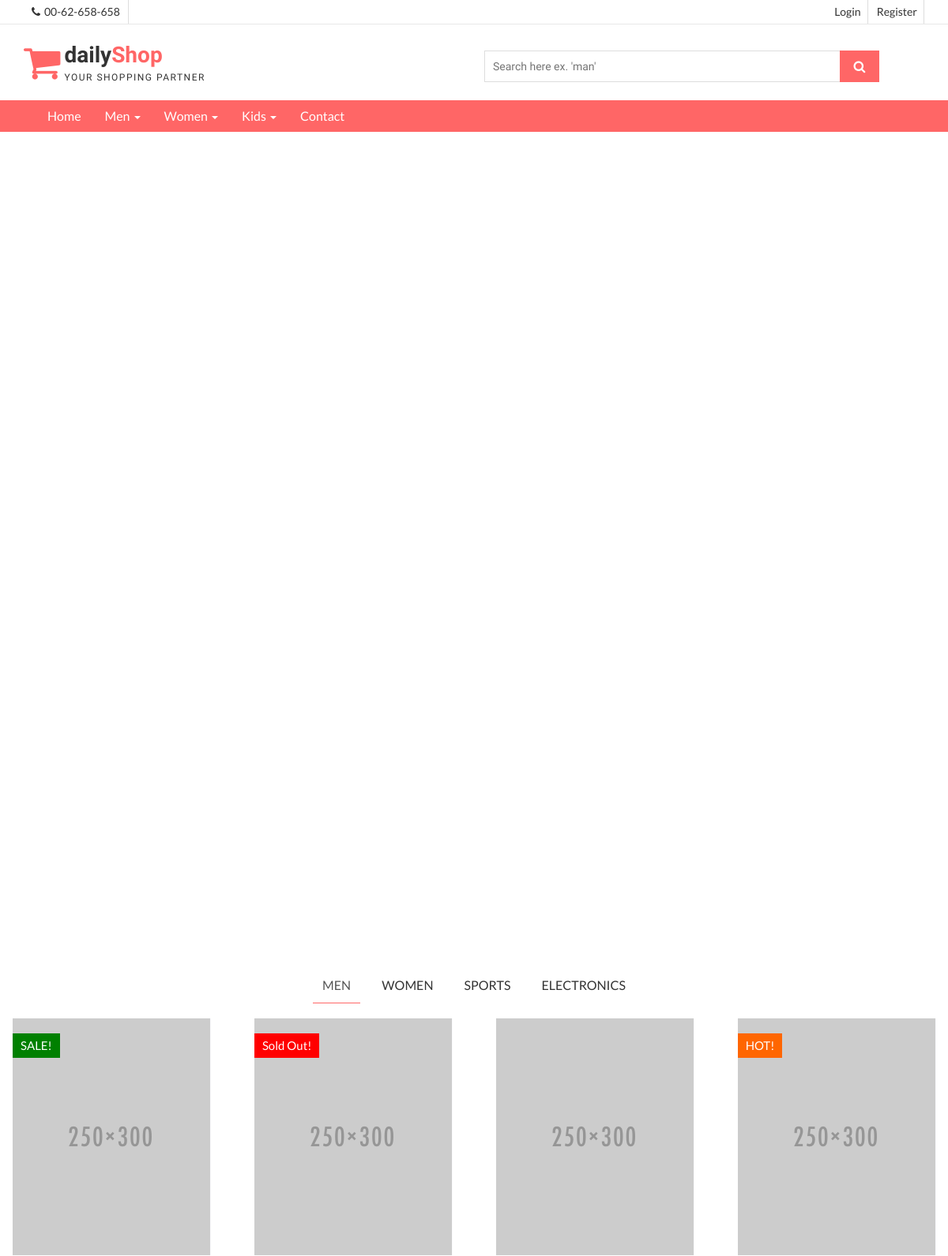
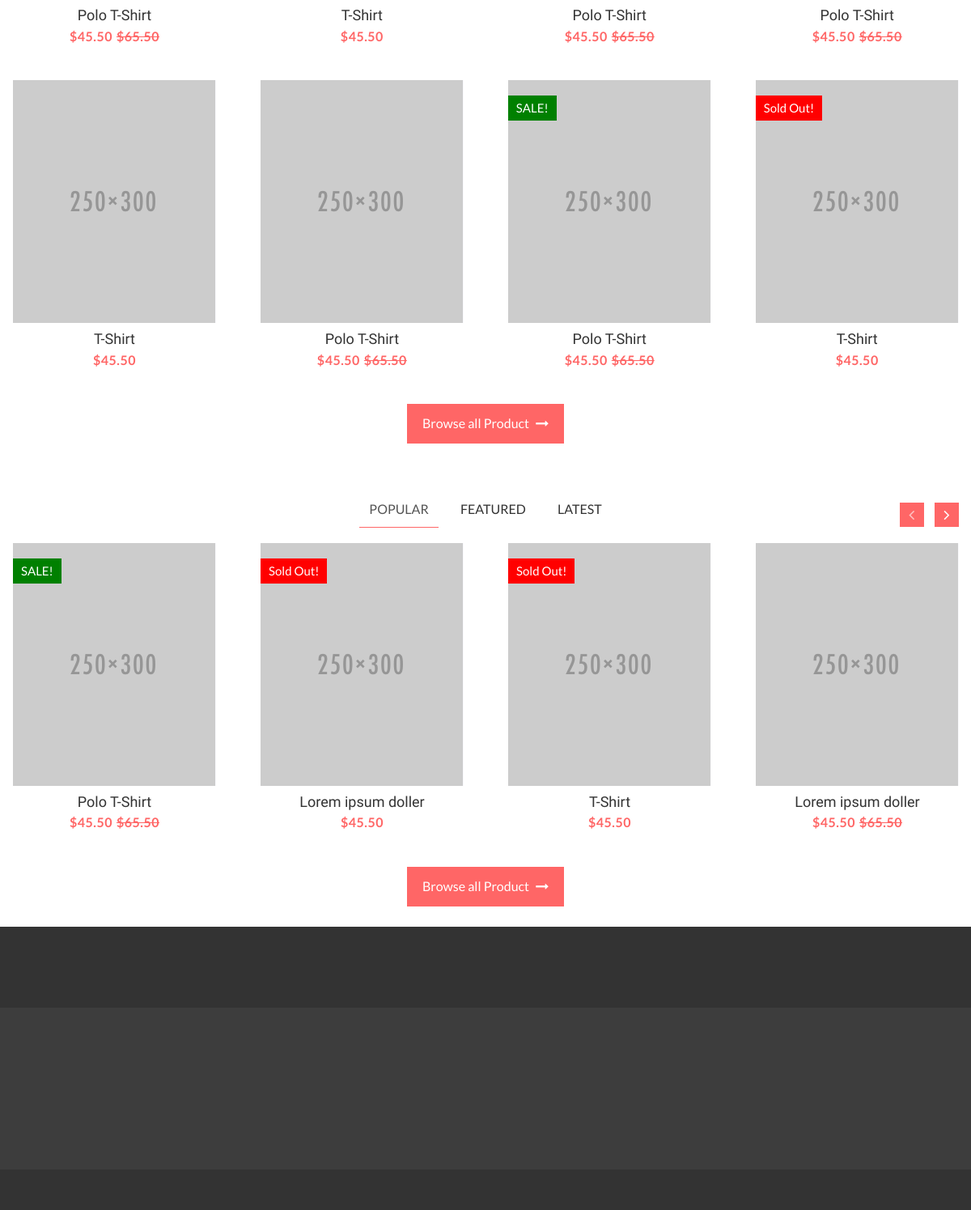
Before: / (upper part) with the older database file (2 pictures, top to bottom).
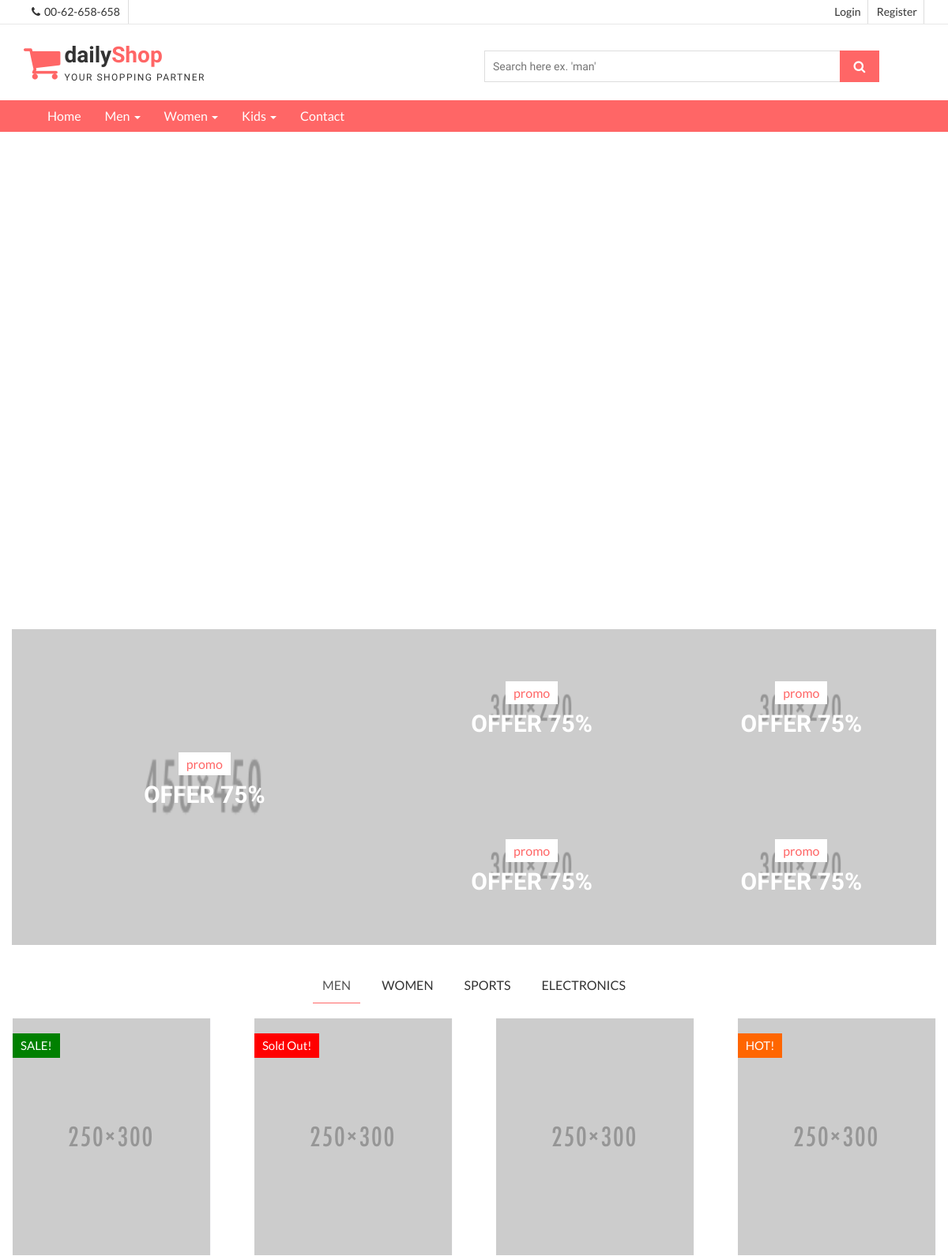
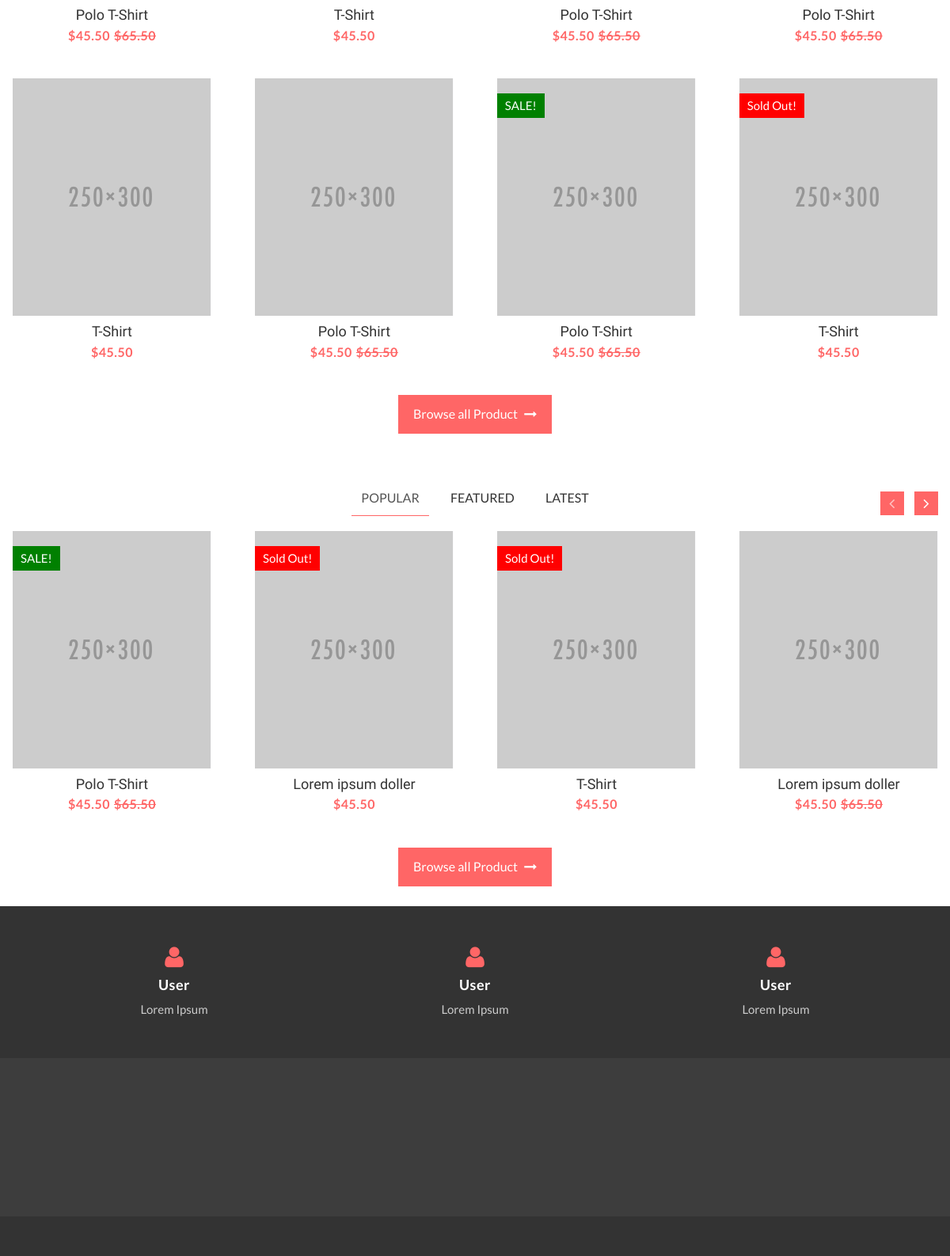
After: the same page with the newer database file (2 pictures, top to bottom).
### tables this page shows
CREATE TABLE `promo` (
  `promo_id` int(11) NOT NULL,
  `promo_img` text NOT NULL,
  `promo_tag` varchar(255) NOT NULL,
  `promo_title` varchar(255) NOT NULL,
  `promo_link` text NOT NULL,
  `promo_position` varchar(50) NOT NULL
);

CREATE TABLE `features` (
  `features_id` int(11) NOT NULL,
  `features_icon` varchar(50) NOT NULL,
  `features_title` varchar(50) NOT NULL,
  `features_description` text NOT NULL
);

### index.php (the view, shortened to what the rows shown need)
<?php
include "database/conn.php";
?>
<!DOCTYPE html>
<html lang="en">
  <head>
    <link href="css/font-awesome.css" rel="stylesheet">
    <link href="css/bootstrap.css" rel="stylesheet">
    <link href="css/jquery.smartmenus.bootstrap.css" rel="stylesheet">
    <link rel="stylesheet" type="text/css" href="css/jquery.simpleLens.css">
    <link rel="stylesheet" type="text/css" href="css/slick.css">
    <link rel="stylesheet" type="text/css" href="css/nouislider.css">
    <link id="switcher" href="css/theme-color/default-theme.css" rel="stylesheet">
    <link href="css/sequence-theme.modern-slide-in.css" rel="stylesheet" media="all">
    <link href="css/style.css" rel="stylesheet">
  </head>
  <body>
  <section id="aa-promo">
    <div class="container">
      <div class="row">
        <div class="col-md-12">
          <div class="aa-promo-area">
            <div class="row">
              <?php
$select_all_left_promos_query = "SELECT * FROM promo WHERE promo_position = 'left'";
$select_all_left_promos_result = mysqli_query($connection, $select_all_left_promos_query);
while($row = mysqli_fetch_assoc($select_all_left_promos_result)){
  $promo_img = $row['promo_img'];
  $promo_tag = $row['promo_tag'];
  $promo_title = $row['promo_title'];
  $promo_link = $row['promo_link'];
              ?>
              <div class="col-md-5 no-padding">
                <div class="aa-promo-left">
                  <div class="aa-promo-banner">
                    <img src="img/promo/<?php echo $promo_img; ?>" alt="<?php echo $promo_tag; ?>">
                    <div class="aa-prom-content">
                      <span><?php echo $promo_tag; ?></span>
                      <h4><a href="<?php echo $promo_link; ?>"><?php echo $promo_title; ?></a></h4>
                    </div>
                  </div>
                </div>
              </div>
              <?php
}
              ?>
              <div class="col-md-7 no-padding">
                <div class="aa-promo-right">
                  <?php
$select_all_right_promos_query = "SELECT * FROM promo WHERE promo_position = 'right'";
$select_all_right_promos_result = mysqli_query($connection, $select_all_right_promos_query);
while($row = mysqli_fetch_assoc($select_all_right_promos_result)){
  $promo_img = $row['promo_img'];
  $promo_tag = $row['promo_tag'];
  $promo_title = $row['promo_title'];
  $promo_link = $row['promo_link'];
                  ?>
                  <div class="aa-single-promo-right">
                    <div class="aa-promo-banner">
                      <img src="img/promo/<?php echo $promo_img; ?>" alt="<?php echo $promo_tag; ?>">
                      <div class="aa-prom-content">
                        <span><?php echo $promo_tag; ?></span>
                        <h4><a href="<?php echo $promo_link; ?>"><?php echo $promo_title; ?></a></h4>
                      </div>
                    </div>
                  </div>
<?php
}
?>
                </div>
              </div>
            </div>
          </div>
        </div>
      </div>
    </div>
  </section>
  <?php
include "includes/features.php";
  ?>
  </body>
</html>

### includes/features.php (shortened to what the rows shown need)
  <section id="aa-support">
    <div class="container">
      <div class="row">
        <div class="col-md-12">
          <div class="aa-support-area">
              <?php
$select_all_features_query = "SELECT * FROM features";
$select_all_features_result = mysqli_query($connection, $select_all_features_query);
while($row = mysqli_fetch_assoc($select_all_features_result)){
    $features_icon = $row['features_icon'];
    $features_title = $row['features_title'];
    $features_description = $row['features_description'];
              ?>
            <div class="col-md-4 col-sm-4 col-xs-12">
              <div class="aa-support-single">
                <span class="<?php echo $features_icon; ?>"></span>
                <h4><?php echo $features_title; ?></h4>
                <P><?php echo $features_description; ?></P>
              </div>
            </div>
<?php
}
?>
          </div>
        </div>
      </div>
    </div>
  </section>

Changed rows visible on the page:
added promo: promo_img+promo_tag (picture), promo_tag "promo", promo_title "OFFER 75%"
added promo: promo_img+promo_tag (picture), promo_tag "promo", promo_title "OFFER 75%"
added promo: promo_img+promo_tag (picture), promo_tag "promo", promo_title "OFFER 75%"
added promo: promo_img+promo_tag (picture), promo_tag "promo", promo_title "OFFER 75%"
added promo: promo_img+promo_tag (picture), promo_tag "promo", promo_title "OFFER 75%"
added features: features_title "User", features_description "Lorem Ipsum"
added features: features_title "User", features_description "Lorem Ipsum"
added features: features_title "User", features_description "Lorem Ipsum"
